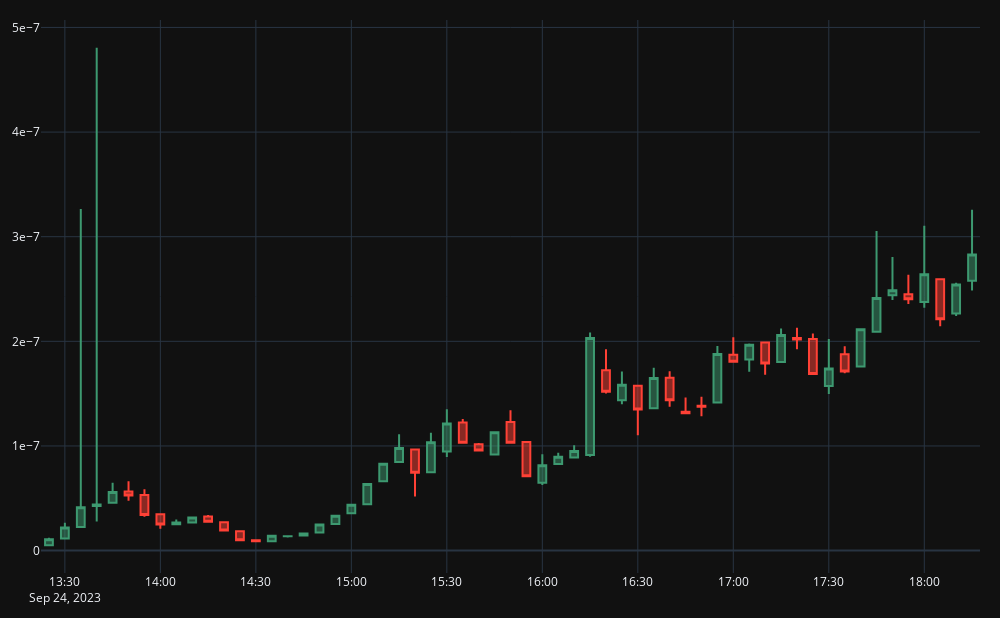

This figure's notebook cell:
### Code cell
import plotly.graph_objects as go
import pandas as pd
from datetime import datetime


fig = go.Figure(
    data=[
        go.Candlestick(x=df_freq["timestamp_freq"],
        open=df_freq['open'],
        high=df_freq['high'],
        low=df_freq['low'],
        close=df_freq['close'])])
fig.update_layout(
    margin=dict(l=20, r=20, t=20, b=20),
    width=1000, height=618,
    template="plotly_dark",
    yaxis={'tickformat': 'g2'},
    xaxis_rangeslider_visible=False,
)

fig.show()
